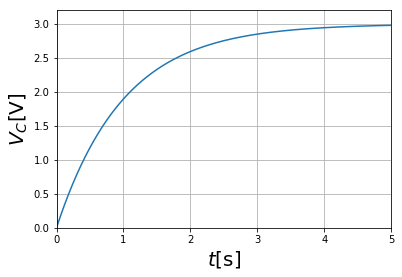

Generate this figure with Python:
# -*- coding: utf-8 -*-
"""
Halliday physics

@author: Wool(wool@wool.pe.kr)
"""

import numpy as np
import matplotlib.pyplot as plt

E = 3.0
R = 1000.0
C = 0.001
t = np.arange(0.,5.0,0.001)

V = E*(1.0 - np.exp(-t/(R*C)))

plt.plot(t, V )

#plt.title('The electric field due to a ring charge ', fontsize=14)
plt.xlabel('$t[\\rm{s}]$', fontsize=20)
plt.ylabel('$V_C [\\rm{V}]$', fontsize=20)
plt.axis([0,5,0,3.2])
plt.grid(True)

plt.legend()
plt.show()
